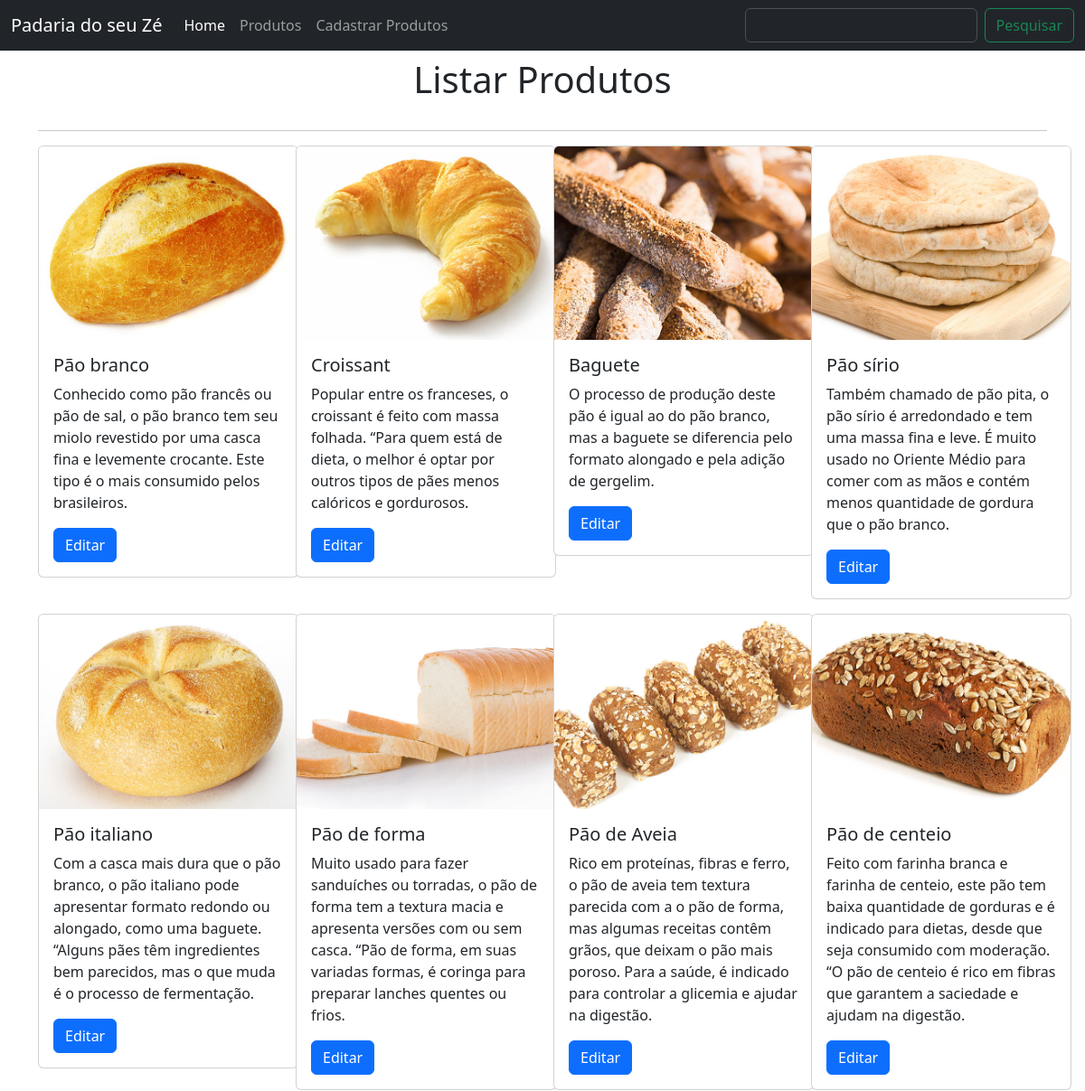
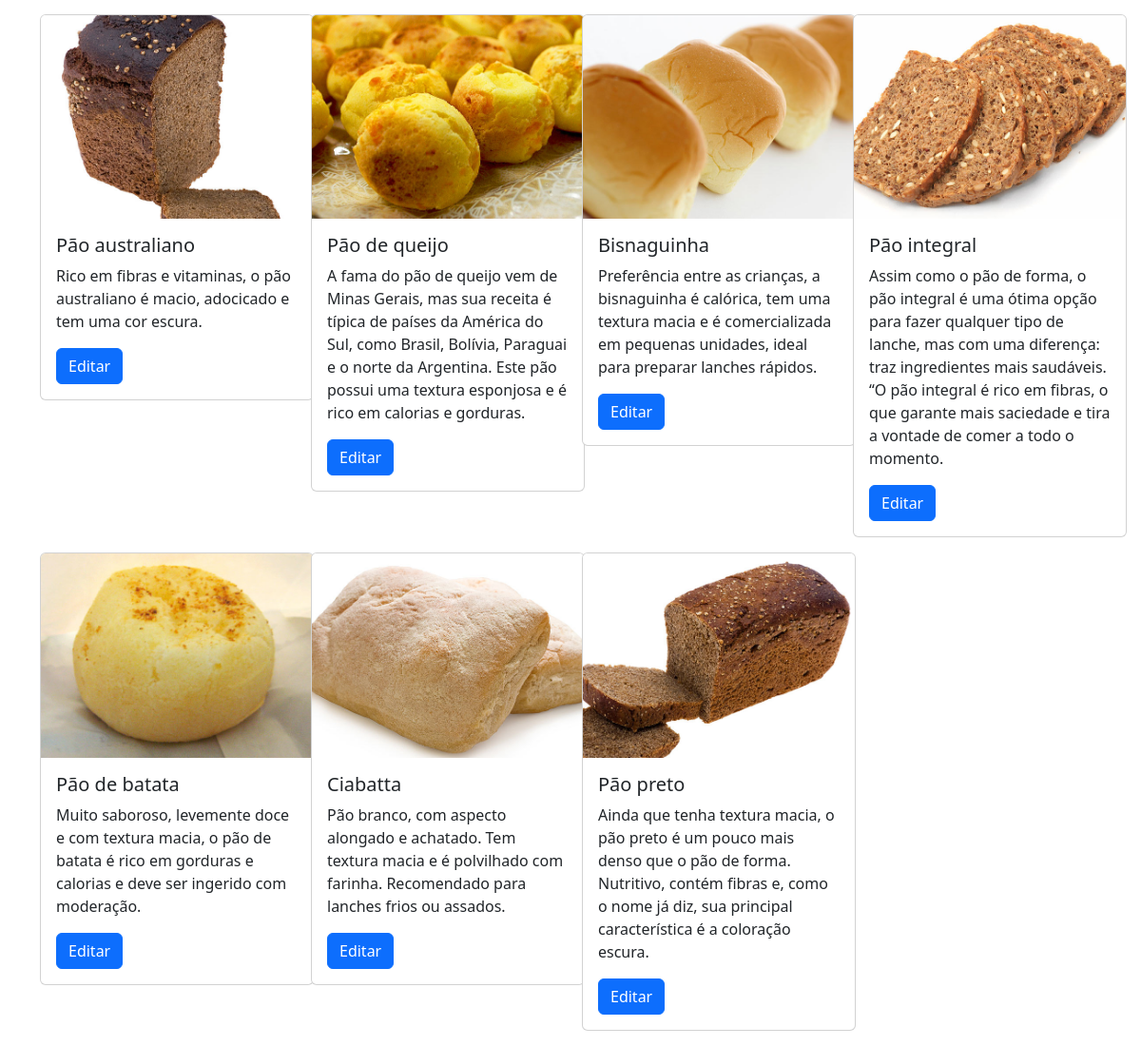
Page /listar_produtos on the committed database (2 pictures, top to bottom).
### app.py (models this page shows, shortened)
class Product(db.Model):
    __tablename__ = 'products'
    id = db.Column(db.Integer, primary_key=True)
    nome =db.Column(db.String(100), nullable=False)
    descricao =db.Column(db.String(500))
    ingredientes =db.Column(db.String(500))
    origem = db.Column(db.String(100))
    imagem =db.Column(db.String(100))

### app.py (the view)
@app.route('/listar_produtos')
def listar_produtos():
    produtos = db.session.execute(db.select(Product)).scalars()
    return render_template('listar_produtos.html', produtos=produtos)
    print(produtos)

### templates/listar_produtos.html (shortened to what this page needs)
{% extends 'base.html' %}
{% block main %}
<div class="container">
    <div class="d-flex justify-content-center p-2">
        <h1>Listar Produtos</h1>
    </div>
    <hr>
    <div class="row">
        {% for produto in produtos %}
        <div class="col-md-3">
            <div class="card" style="width: 18rem;">
                <img src="{{url_for('static', filename='imagens/'+produto.imagem)}}" class="card-img-top"
                     alt="{{ produto.nome }}">
                <div class="card-body">
                    <h5 class="card-title">{{ produto.nome }}</h5>
                    <p class="card-text">{{ produto.descricao }}</p>
                    <a href="#" class="btn btn-primary">Editar</a>
                </div>
            </div>
        </div>
        {% endfor %}
    </div>
</div>
{% endblock %}

### templates/base.html (shortened to what this page needs)
<!doctype html>
<html lang="pt-BR">
<head>
    <link rel="stylesheet" href="{{url_for('static', filename='css/bootstrap.css')}}">
</head>
<body>
<header>
    <nav class="navbar navbar-expand-lg bg-dark" data-bs-theme="dark">
        <div class="container-fluid">
            <a class="navbar-brand" href="#">Padaria do seu Zé</a>
            <div class="collapse navbar-collapse" id="navbarSupportedContent">
                <ul class="navbar-nav me-auto mb-2 mb-lg-0">
                    <li class="nav-item">
                        <a class="nav-link active" aria-current="page" href="{{url_for('home')}}">Home</a>
                    </li>
                    <li class="nav-item">
                        <a class="nav-link" href="{{url_for('listar_produtos')}}">Produtos</a>
                    </li>
                    <li class="nav-item">
                        <a class="nav-link" href="{{url_for('cadastrar_produtos')}}">Cadastrar Produtos</a>
                    </li>
                </ul>
                <form class="d-flex" role="search">
                    <input class="form-control me-2" type="search"  aria-label="Search">
                    <button class="btn btn-outline-success" type="submit">Pesquisar</button>
                </form>
            </div>
        </div>
    </nav>
</header>
<main>
    {% block main %}
    {% endblock %}
</main>
</body>
</html>

### rows in the picture
Product: imagem (picture), nome "Pão branco", descricao "Conhecido como pão francês ou pão de sal, o pão branco tem seu miolo revestido por uma casca fina e levemente crocante. Este tipo é o mais consumido pelos brasileiros."
Product: imagem (picture), nome "Croissant", descricao "Popular entre os franceses, o croissant é feito com massa folhada. “Para quem está de dieta, o melhor é optar por outros tipos de pães menos calóricos e gordurosos."
Product: imagem (picture), nome "Baguete", descricao "O processo de produção deste pão é igual ao do pão branco, mas a baguete se diferencia pelo formato alongado e pela adição de gergelim."
Product: imagem (picture), nome "Pão sírio", descricao "Também chamado de pão pita, o pão sírio é arredondado e tem uma massa fina e leve. É muito usado no Oriente Médio para comer com as mãos e contém menos quantidade de gordura que o pão branco."
Product: imagem (picture), nome "Pão italiano", descricao "Com a casca mais dura que o pão branco, o pão italiano pode apresentar formato redondo ou alongado, como uma baguete. “Alguns pães têm ingredientes bem parecidos, mas o que muda é o processo de fermentação."
Product: imagem (picture), nome "Pão de forma", descricao "Muito usado para fazer sanduíches ou torradas, o pão de forma tem a textura macia e apresenta versões com ou sem casca. “Pão de forma, em suas variadas formas, é coringa para preparar lanches quentes ou frios."
Product: imagem (picture), nome "Pão de Aveia", descricao "Rico em proteínas, fibras e ferro, o pão de aveia tem textura parecida com a o pão de forma, mas algumas receitas contêm grãos, que deixam o pão mais poroso. Para a saúde, é indicado para controlar a glicemia e ajudar na digestão."
Product: imagem (picture), nome "Pão de centeio", descricao "Feito com farinha branca e farinha de centeio, este pão tem baixa quantidade de gorduras e é indicado para dietas, desde que seja consumido com moderação. “O pão de centeio é rico em fibras que garantem a saciedade e ajudam na digestão."
Product: imagem (picture), nome "Pão australiano", descricao "Rico em fibras e vitaminas, o pão australiano é macio, adocicado e tem uma cor escura."
Product: imagem (picture), nome "Pão de queijo", descricao "A fama do pão de queijo vem de Minas Gerais, mas sua receita é típica de países da América do Sul, como Brasil, Bolívia, Paraguai e o norte da Argentina. Este pão possui uma textura esponjosa e é rico em calorias e gorduras."
Product: imagem (picture), nome "Bisnaguinha", descricao "Preferência entre as crianças, a bisnaguinha é calórica, tem uma textura macia e é comercializada em pequenas unidades, ideal para preparar lanches rápidos."
Product: imagem (picture), nome "Pão integral", descricao "Assim como o pão de forma, o pão integral é uma ótima opção para fazer qualquer tipo de lanche, mas com uma diferença: traz ingredientes mais saudáveis. “O pão integral é rico em fibras, o que garante mais saciedade e tira a vontade de comer a todo o momento."
Product: imagem (picture), nome "Pão de batata", descricao "Muito saboroso, levemente doce e com textura macia, o pão de batata é rico em gorduras e calorias e deve ser ingerido com moderação."
Product: imagem (picture), nome "Ciabatta", descricao "Pão branco, com aspecto alongado e achatado. Tem textura macia e é polvilhado com farinha. Recomendado para lanches frios ou assados."
Product: imagem (picture), nome "Pão preto", descricao "Ainda que tenha textura macia, o pão preto é um pouco mais denso que o pão de forma. Nutritivo, contém fibras e, como o nome já diz, sua principal característica é a coloração escura."
